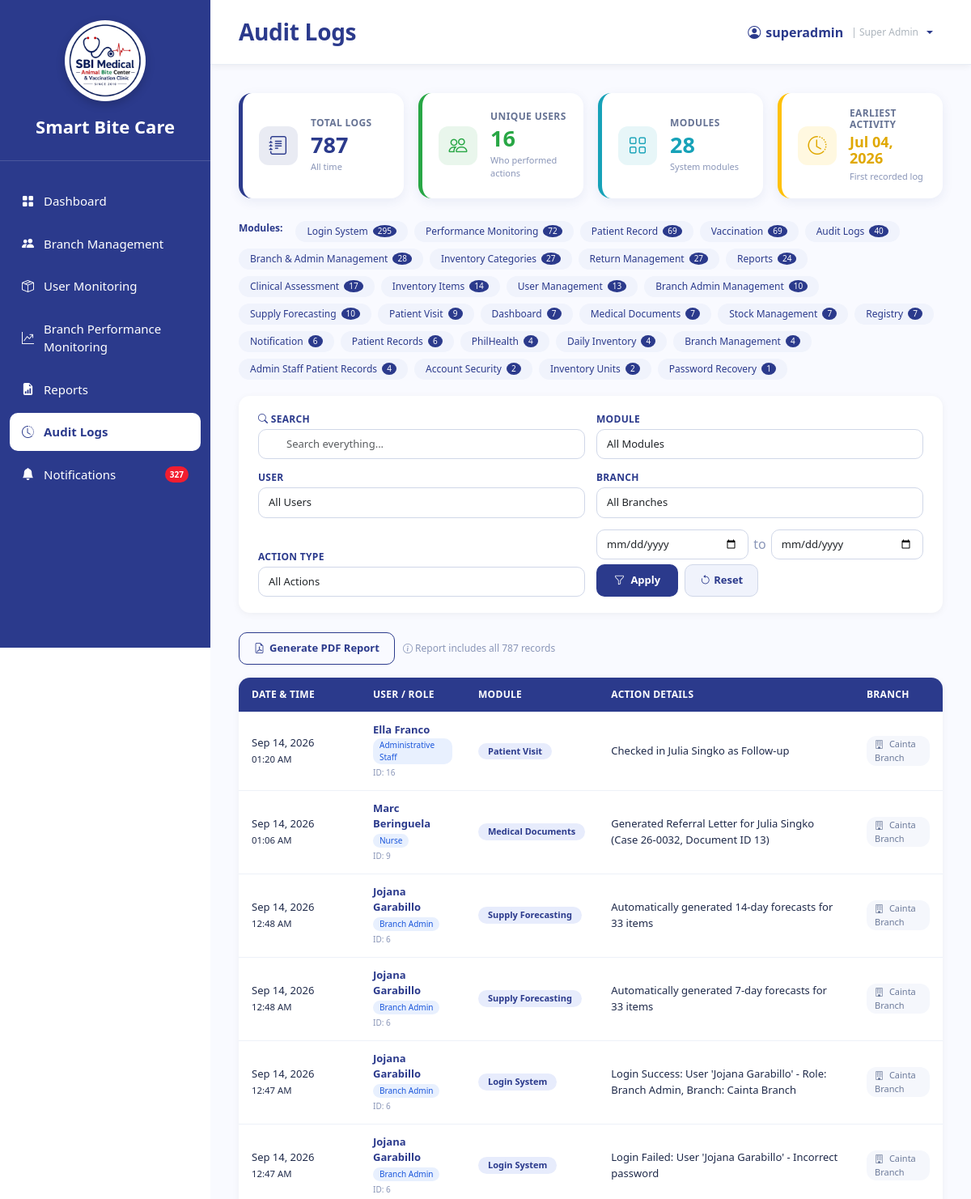
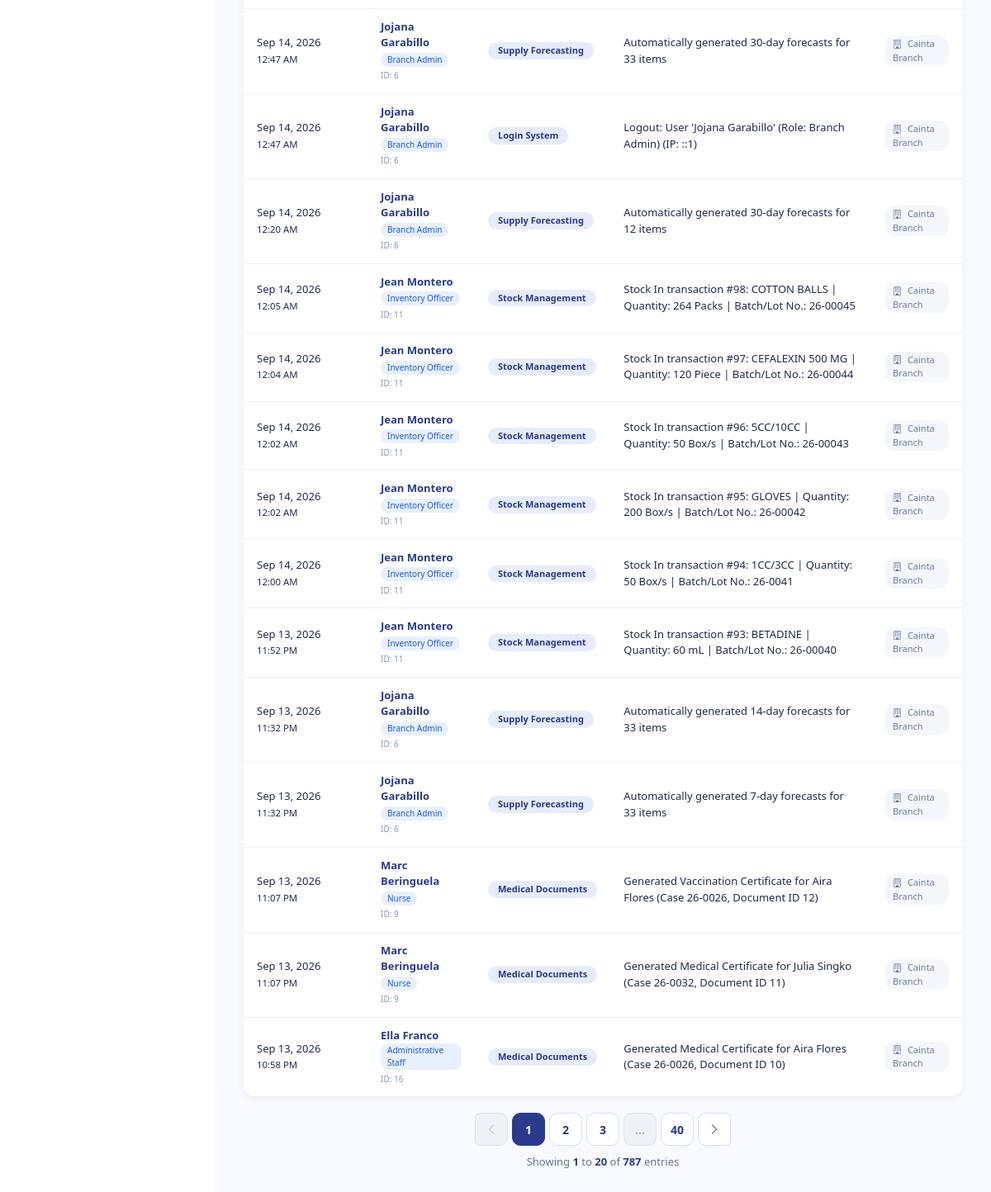
Screenshot of /SuperAdmin_AuditLogs.php (signed in) with the database file from the repository (2 pictures, top to bottom).
### tables this page shows
CREATE TABLE `audit_logs` (
  `log_id` int(11) NOT NULL,
  `user_id` int(11) NOT NULL,
  `branch_id` varchar(10) NOT NULL,
  `action` text DEFAULT NULL,
  `module` varchar(100) DEFAULT NULL,
  `created_at` timestamp NOT NULL DEFAULT current_timestamp()
);

CREATE TABLE `users` (
  `user_id` int(11) NOT NULL,
  `branch_id` varchar(10) DEFAULT NULL,
  `role_id` int(11) NOT NULL,
  `username` varchar(100) NOT NULL,
  `email` varchar(255) NOT NULL,
  `password` varchar(255) NOT NULL,
  `status` enum('Active','Inactive') DEFAULT 'Active',
  `created_at` timestamp NOT NULL DEFAULT current_timestamp(),
  `last_login` datetime DEFAULT NULL
);

CREATE TABLE `roles` (
  `role_id` int(11) NOT NULL,
  `role_name` varchar(100) NOT NULL
);

CREATE TABLE `branches` (
  `branch_id` varchar(10) NOT NULL,
  `branch_name` varchar(150) NOT NULL,
  `branch_address` text DEFAULT NULL,
  `contact_number` varchar(30) DEFAULT NULL,
  `email` varchar(150) DEFAULT NULL,
  `status` enum('Active','Inactive') DEFAULT 'Active',
  `created_at` timestamp NOT NULL DEFAULT current_timestamp()
);

### SuperAdmin_AuditLogs.php (the view, shortened to what the rows shown need)
<?php
require_once 'sources/db_connect.php';
$page = isset($_GET['page']) ? intval($_GET['page']) : 1;
$per_page = 20;
$offset = ($page - 1) * $per_page;
$base_sql = "SELECT al.log_id, al.action, al.module, al.created_at,
             u.user_id, u.username, u.email, u.role_id, r.role_name,
             b.branch_id, b.branch_name
             FROM audit_logs al
             LEFT JOIN users u ON al.user_id = u.user_id
             LEFT JOIN roles r ON u.role_id = r.role_id
             LEFT JOIN branches b ON al.branch_id = b.branch_id
             WHERE 1=1";
$params = [];
$types = "";
$base_sql .= " ORDER BY al.created_at DESC LIMIT ? OFFSET ?";
$params[] = $per_page;
$params[] = $offset;
$types .= "ii";
$stmt = $conn->prepare($base_sql);
if (!empty($params) && $types) {
    $stmt->bind_param($types, ...$params);
}
$stmt->execute();
$result = $stmt->get_result();
$logs = [];
while ($row = $result->fetch_assoc()) {
    $logs[] = $row;
}
$stats_sql = "SELECT
               COUNT(*) as total_logs,
               COUNT(DISTINCT user_id) as unique_users,
               COUNT(DISTINCT module) as unique_modules,
               MAX(created_at) as latest_activity,
               MIN(created_at) as earliest_activity
              FROM audit_logs";
$stats_result = $conn->query($stats_sql);
$stats = $stats_result->fetch_assoc();
?>
<!DOCTYPE html>
<html lang="en">
<head>
    <link href="https://cdn.jsdelivr.net/npm/bootstrap@5.3.3/dist/css/bootstrap.min.css" rel="stylesheet" />
    <link rel="stylesheet" href="https://cdn.jsdelivr.net/npm/bootstrap-icons@1.11.3/font/bootstrap-icons.min.css" />
    <link rel="stylesheet" href="sidebar.css" />
</head>
<body>
<div class="main">
    <div class="content">
<div class="stats-row">
    <div class="stat-card">
        <div class="stat-content">
            <h2><?php echo number_format($stats['total_logs']); ?></h2>
        </div>
    </div>
    <div class="stat-card card-green">
        <div class="stat-content">
            <h2><?php echo $stats['unique_users']; ?></h2>
        </div>
    </div>
    <div class="stat-card card-cyan">
        <div class="stat-content">
            <h2><?php echo $stats['unique_modules']; ?></h2>
        </div>
    </div>
    <div class="stat-card card-orange">
        <div class="stat-content">
            <h2 style="font-size:18px;">
                <?php echo $stats['earliest_activity']
                    ? date('M d, Y', strtotime($stats['earliest_activity']))
                    : 'N/A'; ?>
            </h2>
        </div>
    </div>
</div>
        <div class="table-wrap">
            <table class="table align-middle">
                <thead>
                    <tr>
                        <th style="width:150px;">Date &amp; Time</th>
                        <th style="width:130px;">User / Role</th>
                        <th style="width:120px;">Module</th>
                        <th>Action Details</th>
                        <th style="width:110px;">Branch</th>
                    </tr>
                </thead>
                <tbody>
                    <?php if (count($logs) > 0): ?>
                        <?php foreach ($logs as $log): ?>
                            <tr>
                                <td class="log-time">
                                    <?php echo date('M d, Y', strtotime($log['created_at'])); ?>
                                    <br />
                                    <small><?php echo date('h:i A', strtotime($log['created_at'])); ?></small>
                                </td>
                                <td>
                                    <?php if ($log['username']): ?>
                                        <span class="user-tag"><?php echo htmlspecialchars($log['username']); ?></span>
                                        <br />
                                        <span class="role-tag"><?php echo htmlspecialchars($log['role_name'] ?? 'Unknown'); ?></span>
                                        <br />
                                        <small style="color:#8a96b8;font-size:10px;">ID: <?php echo $log['user_id']; ?></small>
                                    <?php else: ?>
                                        <span style="color:#8a96b8;font-size:12px;">System</span>
                                    <?php endif; ?>
                                </td>
                                <td>
                                    <span class="module-tag"><?php echo htmlspecialchars($log['module'] ?: 'N/A'); ?></span>
                                </td>
                                <td class="action-text">
                                    <?php echo htmlspecialchars($log['action']); ?>
                                </td>
                                <td>
                                    <?php if ($log['branch_name']): ?>
                                        <span class="branch-tag">
                                            <i class="bi bi-building me-1"></i>
                                            <?php echo htmlspecialchars($log['branch_name']); ?>
                                        </span>
                                    <?php else: ?>
                                        <span style="color:#b0bcd6;font-size:11px;">N/A</span>
                                    <?php endif; ?>
                                </td>
                            </tr>
                        <?php endforeach; ?>
                    <?php endif; ?>
                </tbody>
            </table>
        </div>
</body>
</html>

### rows the page displays
audit_logs: created_at "Sep 14, 2026", created_at "01:20 AM", user.username "Ella Franco", roles.role_name "Administrative Staff", user.user_id "16", module "Patient Visit", action "Checked in Julia Singko as Follow-up", branch.branch_name "Cainta Branch"
audit_logs: created_at "Sep 14, 2026", created_at "01:06 AM", user.username "Marc Beringuela", roles.role_name "Nurse", user.user_id "9", module "Medical Documents", action "Generated Referral Letter for Julia Singko (Case 26-0032, Document ID 13)", branch.branch_name "Cainta Branch"
audit_logs: created_at "Sep 14, 2026", created_at "12:48 AM", user.username "Jojana Garabillo", roles.role_name "Branch Admin", user.user_id "6", module "Supply Forecasting", action "Automatically generated 14-day forecasts for 33 items", branch.branch_name "Cainta Branch"
audit_logs: created_at "Sep 14, 2026", created_at "12:48 AM", user.username "Jojana Garabillo", roles.role_name "Branch Admin", user.user_id "6", module "Supply Forecasting", action "Automatically generated 7-day forecasts for 33 items", branch.branch_name "Cainta Branch"
audit_logs: created_at "Sep 14, 2026", created_at "12:47 AM", user.username "Jojana Garabillo", roles.role_name "Branch Admin", user.user_id "6", module "Login System", action "Login Success: User 'Jojana Garabillo' - Role: Branch Admin, Branch: Cainta Branch", branch.branch_name "Cainta Branch"
audit_logs: created_at "Sep 14, 2026", created_at "12:47 AM", user.username "Jojana Garabillo", roles.role_name "Branch Admin", user.user_id "6", module "Login System", action "Login Failed: User 'Jojana Garabillo' - Incorrect password", branch.branch_name "Cainta Branch"
audit_logs: created_at "Sep 14, 2026", created_at "12:47 AM", user.username "Jojana Garabillo", roles.role_name "Branch Admin", user.user_id "6", module "Supply Forecasting", action "Automatically generated 30-day forecasts for 33 items", branch.branch_name "Cainta Branch"
audit_logs: created_at "Sep 14, 2026", created_at "12:47 AM", user.username "Jojana Garabillo", roles.role_name "Branch Admin", user.user_id "6", module "Login System", action "Logout: User 'Jojana Garabillo' (Role: Branch Admin) (IP: ::1)", branch.branch_name "Cainta Branch"
audit_logs: created_at "Sep 14, 2026", created_at "12:20 AM", user.username "Jojana Garabillo", roles.role_name "Branch Admin", user.user_id "6", module "Supply Forecasting", action "Automatically generated 30-day forecasts for 12 items", branch.branch_name "Cainta Branch"
audit_logs: created_at "Sep 14, 2026", created_at "12:05 AM", user.username "Jean Montero", roles.role_name "Inventory Officer", user.user_id "11", module "Stock Management", action "Stock In transaction #98: COTTON BALLS | Quantity: 264 Packs | Batch/Lot No.: 26-00045", branch.branch_name "Cainta Branch"
audit_logs: created_at "Sep 14, 2026", created_at "12:04 AM", user.username "Jean Montero", roles.role_name "Inventory Officer", user.user_id "11", module "Stock Management", action "Stock In transaction #97: CEFALEXIN 500 MG | Quantity: 120 Piece | Batch/Lot No.: 26-00044", branch.branch_name "Cainta Branch"
audit_logs: created_at "Sep 14, 2026", created_at "12:02 AM", user.username "Jean Montero", roles.role_name "Inventory Officer", user.user_id "11", module "Stock Management", action "Stock In transaction #96: 5CC/10CC | Quantity: 50 Box/s | Batch/Lot No.: 26-00043", branch.branch_name "Cainta Branch"
audit_logs: created_at "Sep 14, 2026", created_at "12:02 AM", user.username "Jean Montero", roles.role_name "Inventory Officer", user.user_id "11", module "Stock Management", action "Stock In transaction #95: GLOVES | Quantity: 200 Box/s | Batch/Lot No.: 26-00042", branch.branch_name "Cainta Branch"
audit_logs: created_at "Sep 14, 2026", created_at "12:00 AM", user.username "Jean Montero", roles.role_name "Inventory Officer", user.user_id "11", module "Stock Management", action "Stock In transaction #94: 1CC/3CC | Quantity: 50 Box/s | Batch/Lot No.: 26-0041", branch.branch_name "Cainta Branch"
audit_logs: created_at "Sep 13, 2026", created_at "11:52 PM", user.username "Jean Montero", roles.role_name "Inventory Officer", user.user_id "11", module "Stock Management", action "Stock In transaction #93: BETADINE | Quantity: 60 mL | Batch/Lot No.: 26-00040", branch.branch_name "Cainta Branch"
audit_logs: created_at "Sep 13, 2026", created_at "11:32 PM", user.username "Jojana Garabillo", roles.role_name "Branch Admin", user.user_id "6", module "Supply Forecasting", action "Automatically generated 14-day forecasts for 33 items", branch.branch_name "Cainta Branch"
audit_logs: created_at "Sep 13, 2026", created_at "11:32 PM", user.username "Jojana Garabillo", roles.role_name "Branch Admin", user.user_id "6", module "Supply Forecasting", action "Automatically generated 7-day forecasts for 33 items", branch.branch_name "Cainta Branch"
audit_logs: created_at "Sep 13, 2026", created_at "11:07 PM", user.username "Marc Beringuela", roles.role_name "Nurse", user.user_id "9", module "Medical Documents", action "Generated Vaccination Certificate for Aira Flores (Case 26-0026, Document ID 12)", branch.branch_name "Cainta Branch"
audit_logs: created_at "Sep 13, 2026", created_at "11:07 PM", user.username "Marc Beringuela", roles.role_name "Nurse", user.user_id "9", module "Medical Documents", action "Generated Medical Certificate for Julia Singko (Case 26-0032, Document ID 11)", branch.branch_name "Cainta Branch"
audit_logs: created_at "Sep 13, 2026", created_at "10:58 PM", user.username "Ella Franco", roles.role_name "Administrative Staff", user.user_id "16", module "Medical Documents", action "Generated Medical Certificate for Aira Flores (Case 26-0026, Document ID 10)", branch.branch_name "Cainta Branch"

### other values shown
$notification_count "327"
$_SESSION['username'] "superadmin"
$stats['total_logs'] "787"
$stats['unique_users'] "16"
$stats['unique_modules'] "28"
date('M d, Y', strtotime($stats['earliest_activity'])) "Jul 04, 2026"
$row['module'] "Login System"
$row['count'] "295"
$row['module'] "Performance Monitoring"
$row['count'] "72"
$row['module'] "Patient Record"
$row['count'] "69"
$row['module'] "Vaccination"
$row['module'] "Audit Logs"
$row['count'] "40"
